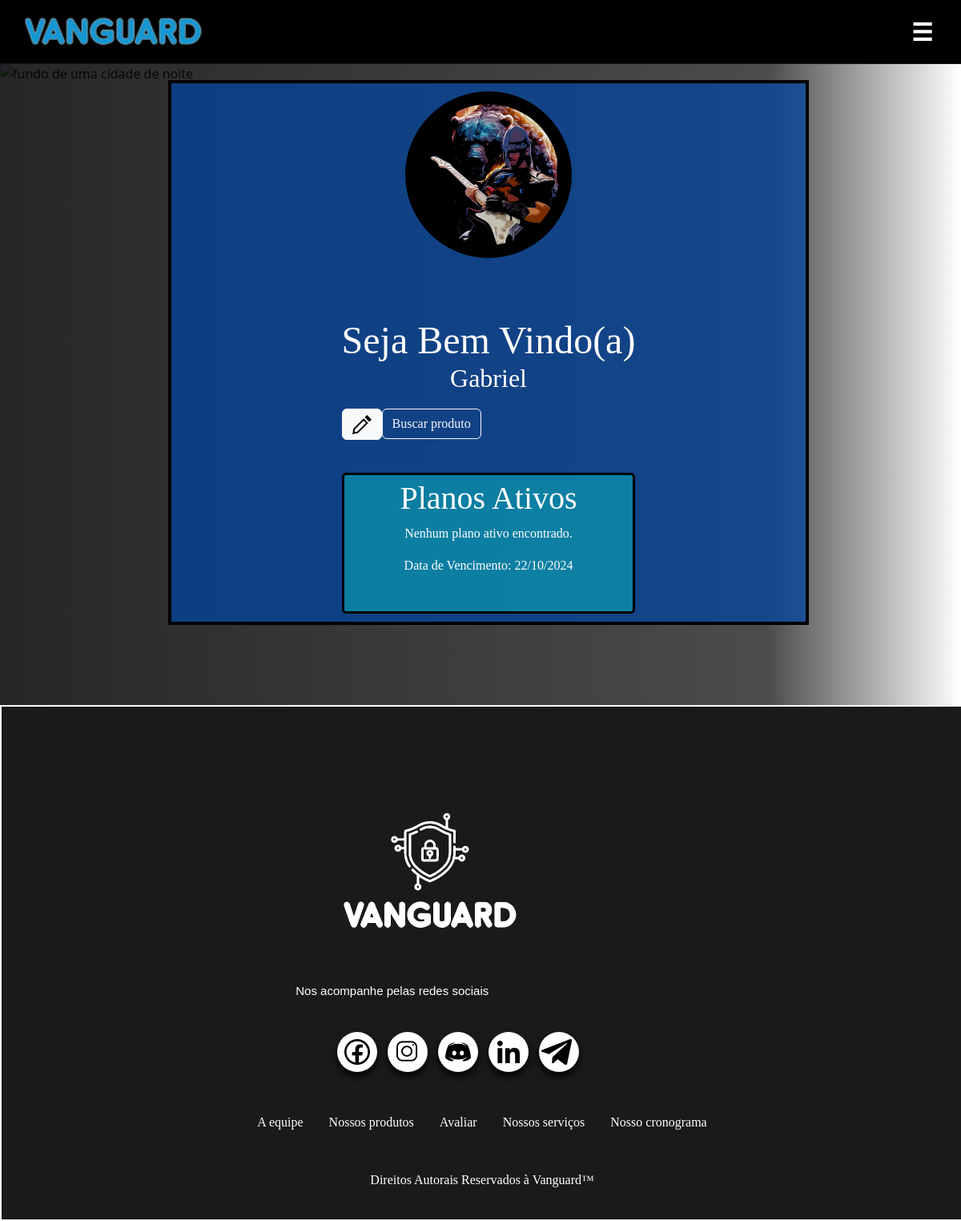
Screenshot of /perfil.php (signed in) with the database file from the repository.
### tables this page shows
CREATE TABLE `usuario` (
  `usuario_id` int(11) NOT NULL,
  `nome` varchar(50) NOT NULL,
  `dt_nasc` date NOT NULL,
  `email` varchar(150) NOT NULL,
  `senha` varchar(100) NOT NULL,
  `cpf` char(11) NOT NULL,
  `foto` text DEFAULT NULL,
  `estado_id` int(11) NOT NULL,
  `cidades_id` int(11) NOT NULL,
  `is_admin` tinyint(1) NOT NULL,
  `plano_id` int(11) NOT NULL
);

### perfil.php (the view, shortened to what this page needs)
<?php
include_once('src/php/conexao.php');
$logado = $_SESSION['email'];
$sql = "SELECT * FROM usuario WHERE email = ? LIMIT 1";
$stmtUser = $conn->prepare($sql);
$stmtUser->bind_param("s", $logado);
$stmtUser->execute();
$resultUser = $stmtUser->get_result();
if ($resultUser->num_rows > 0) {
    $row = $resultUser->fetch_assoc();
    $user_Id = $row['usuario_id'];
    $nomeUsuario = htmlspecialchars($row['nome']);
    $fotoUsuario = htmlspecialchars($row['foto']) ?: 'default.png';
} else {
    $nomeUsuario = 'Usuário';
    $fotoUsuario = 'default.png';
}
$checkoutQuery = "SELECT plano_id FROM usuario WHERE usuario_id = ?";
$stmtCheckout = $conn->prepare($checkoutQuery);
$stmtCheckout->bind_param("i", $user_Id);
$stmtCheckout->execute();
$resultCheckout = $stmtCheckout->get_result();
if ($resultCheckout->num_rows > 0) {
    $checkoutRow = $resultCheckout->fetch_assoc();
    $plano_id = $checkoutRow['plano_id'];
    $duracaoPlanoQuery = "SELECT tempo FROM plano WHERE plano_id = ?";
    $stmtDuracao = $conn->prepare($duracaoPlanoQuery);
    $stmtDuracao->bind_param("i", $plano_id);
    $stmtDuracao->execute();
    $resultDuracao = $stmtDuracao->get_result();
    if ($resultDuracao->num_rows > 0) {
        $duracaoRow = $resultDuracao->fetch_assoc();
        $duracaoPlanoMeses = (int) $duracaoRow['tempo'];
        $dataVencimento = date('Y-m-d', strtotime("+$duracaoPlanoMeses months"));
    } else {
        $dataVencimento = date('Y-m-d');
    }
    $nomePlanoQuery = "SELECT nome_plano FROM plano WHERE plano_id = ?";
    $stmtNomePlano = $conn->prepare($nomePlanoQuery);
    $stmtNomePlano->bind_param("i", $plano_id);
    $stmtNomePlano->execute();
    $resultNomePlano = $stmtNomePlano->get_result();
    if ($resultNomePlano->num_rows > 0) {
        $rowPlano = $resultNomePlano->fetch_assoc();
        $nome_plano = htmlspecialchars($rowPlano['nome_plano']);
    } else {
        $nome_plano = "Nenhum plano ativo encontrado.";
    }
} else {
    $nome_plano = "Nenhum plano ativo encontrado.";
    $dataVencimento = null;
}
?>
<!DOCTYPE html>
<html lang="pt-br">
<head>
    <link rel="stylesheet" href="src/css/index.css">
    <link rel="stylesheet" href="src/css/style-perfil.css">
    <link rel="stylesheet" href="src/css/responsividade/responsivo.css">
    <link href="https://fonts.cdnfonts.com/css/milestone-one" rel="stylesheet">
    <link href="https://fonts.cdnfonts.com/css/codygoon" rel="stylesheet">
    <link href="https://cdn.jsdelivr.net/npm/bootstrap@5.3.3/dist/css/bootstrap.min.css" rel="stylesheet"
>
</head>
<body>
    <header class="cabecalho">
        <div class="logo">
            <img src="src/imagem/logos/VanguardLogo - titulo.png" alt="Logo da Vanguard" />
        </div>
        <button id="OpenMenu">&#9776;</button>
    </header>
    <main class="home">
        <img class="imagem-fundo" src="src/imagem/Fundo/fundo-perfil.png" alt="fundo de uma cidade de noite">
        <div class="painel">
            <form class="perfil" action="perfil.php">
                <?php if (isset($user_Id) && !empty($fotoUsuario)): ?>
                    <div class="area-foto">
                        <img src="src/imagem/pessoas/<?php echo htmlspecialchars($fotoUsuario); ?>" alt="">
                    </div>
                    <div class="info">
                        <h1 class="bem-vindo">Seja Bem Vindo(a)</h1>
                        <h2 class='nome'>
                            <p><?php echo htmlspecialchars($nomeUsuario); ?></p>
                        </h2>
                        <ul class="nav nav-pills">
                            <li class="nav-item">
                                <a href="editarPerfil.php?usuario_id=<?= htmlspecialchars($user_Id) ?>"
                                    title="Editar Perfil" class="btn btn-light">
                                    <svg xmlns="http://www.w3.org/2000/svg" width="24" height="24" viewBox="0 0 24 24">
                                        <path
                                            d="M14.078 7.061l2.861 2.862-10.799 10.798-3.584.723.724-3.585 10.798-10.798zm0-2.829l-12.64 12.64-1.438 7.128 7.127-1.438 12.642-12.64-5.691-5.69zm7.105 4.277l2.817-2.82-5.691-5.689-2.816 2.817 5.69 5.692z" />
                                    </svg>
                                </a>
                            </li>
                            <li class="nav-item"><a class="btn btn-outline-light" href="acesso.php">Buscar produto</a></li>
                        </ul>
                        <br><br><br>
                        <div class="descricao">
                            <h1 class="titulo">Planos Ativos</h1>
                            <p><?php echo $nome_plano; ?></p>
                            <?php if ($dataVencimento): ?>
                                <p>Data de Vencimento: <?php echo date('d/m/Y', strtotime($dataVencimento)); ?></p>
                            <?php else: ?>
                                <p>Nenhum plano ativo.</p>
                            <?php endif; ?>
                        </div>
                    </div>
                <?php endif; ?>
            </form>
        </div>
    </main>
    <footer class="roda-pe">
        <img src="src/imagem/logos/VanguardLogo-Escuro.png" alt="logo da Vanguard" class="logo">
        <h5 class="subtitulo">
            Nos acompanhe pelas redes sociais
        </h5>
        <div class="social_media">
            <a href="facebook link" id="facebook" title="Facebook" target="_blank"><img
                    src="src/imagem/icones/Facebook.png" alt="botão do perfil do facebook da Vanguard"></a>
            <a href="instagram link" id="instagram" title="Instagram" target="_blank"><img
                    src="src/imagem/icones/instagram.png" alt="botão do perfil do instagram da Vanguard"></a>
            <a href="discord" title="discord" id="discord" target="_blank"><img src="src/imagem/icones/discord.png"
                    alt="botão do chat do discord da Vanguard "></a>
            <a href="linkedin" title="linkedin" id="linkedin" target="_blank"><img src="src/imagem/icones/linkedin.png"
                    alt="botão do perfil do linkedin da Vanguard"></a>
            <a href="telegram" title="telegram" id="telegram" target="_blank"><img src="src/imagem/icones/telegram.png"
                    alt="botão do chat do telegram da Vanguard"></a>
        </div>
        <div class="opcoes">
            <div class="lista">
                <a href="equipe.html">
                    <h6>
                        A equipe
                    </h6>
                </a>
                <a href="produtos.html">
                    <h6>
                        Nossos produtos
                    </h6>
                </a>
                <a href="avaliar.html">
                  <h6>Avaliar</h6>
                </a>
                <a href="serviços.html">
                    <h6>Nossos serviços</h6>
                </a>
                <a href="cronograma.html">
                    <h6>
                        Nosso cronograma
                    </h6>
                </a>
            </div>
        </div>
        <p id="copyright">
            Direitos Autorais Reservados à Vanguard&#8482;
        </p>
    </footer>
</body>
</html>

### src/css/index.css (style rules this page uses)
* { margin: 0; padding: 0; box-sizing: border-box; }
body { overflow-x: hidden; background: black; margin: 3px; flex: 1 1 100vw; flex-wrap: wrap; }
ul { list-style: none; }
a { text-decoration: none; color: inherit; }
#OpenMenu, #CloseMenu { border: none; background: none; font-size: 30px; font-weight: bold; padding: 0px 5px 0px 5px; cursor: pointer; display: none; }

### src/css/style-perfil.css (style rules this page uses)
.cabecalho { height: 80px; background-color: rgb(0, 0, 0); display: flex; flex: 1 1 100vw; justify-content: space-between; align-items: center; padding: 0 30px; border-bottom: 1px solid rgb(26, 25, 25); }
.cabecalho .logo { display: flex; gap: 30px; height: 55px; }
.home { display: flex; justify-content: center; position: relative; min-height: calc(100vh - 80px); overflow: hidden; }
.home::before { content: ""; position: absolute; top: 0; left: 0; width: 100%; height: 100%; opacity: 1; z-index: 1; }
.home::after { content: ''; position: absolute; height: 100%; width: 100%; background: linear-gradient(90deg, rgba(0, 0, 0, 0.600), rgba(0, 0, 0, 0.600) 100%, transparent 100%); }
.home .imagem-fundo { width: 100%; object-fit: cover; }
.home .painel { position: absolute; justify-content: center; margin: 20px 30pc 20px 0px; z-index: 1; width: 300px; min-height: calc(100vh - 80px); flex-direction: column; }
.home .painel .perfil { display: grid; position: absolute; border: solid black 4px; z-index: 1; width: 50pc; background-color: rgba(1, 68, 161, 0.723); min-height: calc(95vh - 80px); padding-bottom: 10px; height:auto; color:#fff; font-family: 'Codygoon'; flex-direction: column; justify-content: center; }
.home .painel .perfil .area-foto { display: flex; position: relative; background-color: black; margin-top: 10px; width: 13pc; height: 13pc; overflow: hidden; border-radius: 100%; border: solid black 1pc; justify-self: center; }
.home .painel .perfil .info { display: grid; justify-content: center; text-align: center; }
.home .painel .perfil .info .bem-vindo { margin-top: -3pc; font-size: 3pc; }
.home .painel .perfil .info .nome { margin-top: -2pc; font-size: 2pc; margin-bottom: -10pc; }
.home .painel .perfil .info .descricao { margin-top: -5pc; background-color: rgba(5, 195, 195, 0.467); border-radius: 5px; padding: 5px; border: solid black 3px; }
.roda-pe { height: 40pc; color: #fff; display: grid; margin: auto; width: 100%; padding-top: 3%; flex: 1 1 100vw; background-color: #1a1a1a; }
.roda-pe .opcoes { display: flex; justify-content: center; }
.roda-pe .opcoes .lista { display: flex; font-size: 20px; font-family: 'Codygoon'; justify-content: center; text-align: center; align-items: center; }
.roda-pe .opcoes .lista a { margin: 1pc; text-decoration: none; color: #fff; margin-bottom: 2pc; margin-top: 2pc; }
.roda-pe .logo { margin-left: 42%; margin-top: 4pc; width: 250px; }
.roda-pe .social_media { display: flex; position: relative; align-items: center; margin-left: 38%; }
.roda-pe .subtitulo { display: flex; margin-left: 39%; margin-bottom: 2pc; font-size: 15px; text-align: center; font-family: 'Codygoon', sans-serif; }
.roda-pe .social_media a { position: relative; display: flex; margin-left: 13px; margin-bottom: 10px; justify-content: center; align-items: center; text-align: center; padding: 2px 2px 1px 5px; background-color: #ffffff; width: 55px; height: 55px; border-radius: 50%; box-shadow: 0 5px 10px rgb(0, 0, 0); }
.roda-pe .social_media img { height: 2pc; }
.roda-pe .social_media #telegram img { margin-right: 5px; }
.roda-pe #copyright { font-family: 'Codygoon'; color: #fff; text-align: center; }

### rows the page displays
usuario: foto (picture), nome "Gabriel", plano "Nenhum plano ativo encontrado."

### other values shown
date('d/m/Y', strtotime($dataVencimento)) "22/10/2024"
